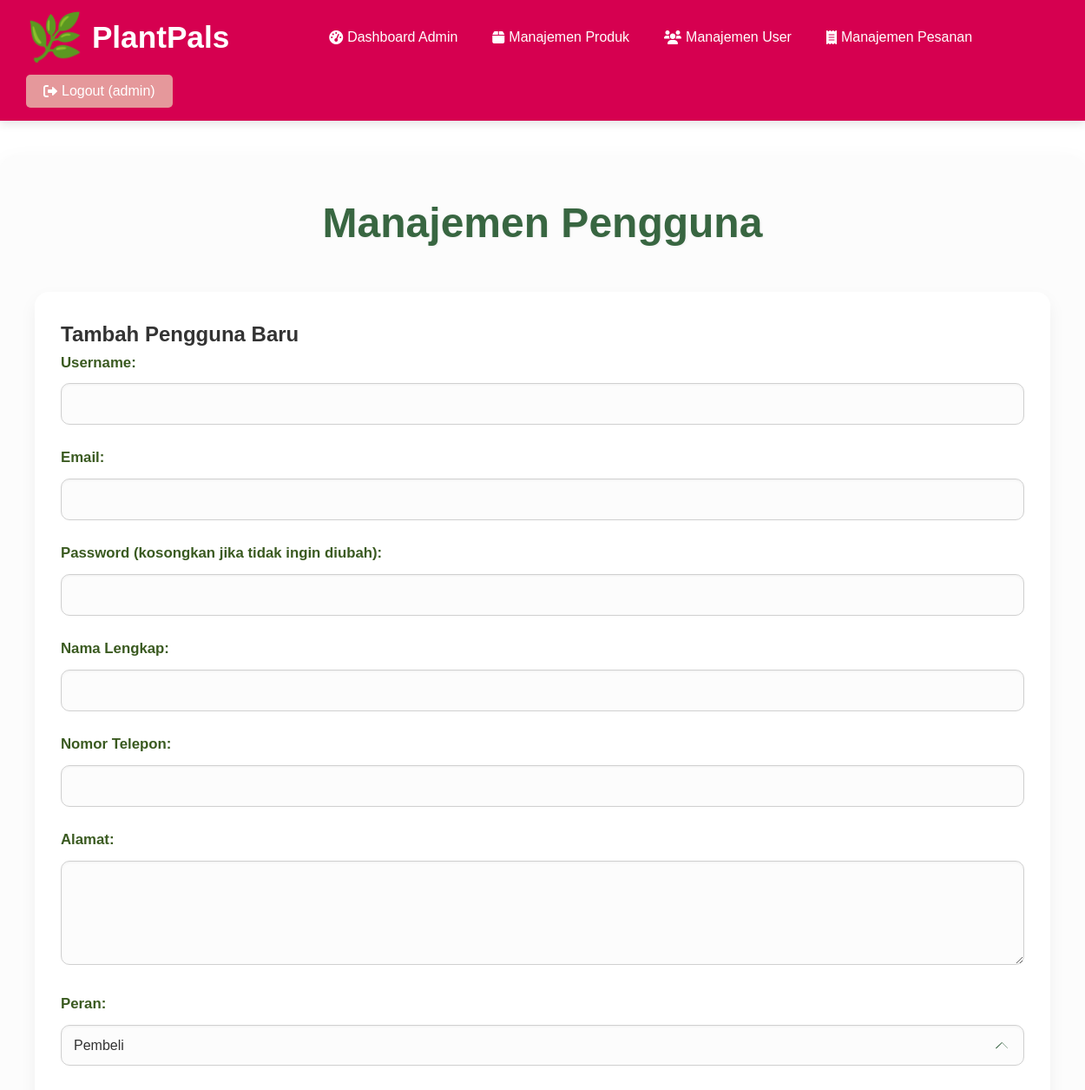
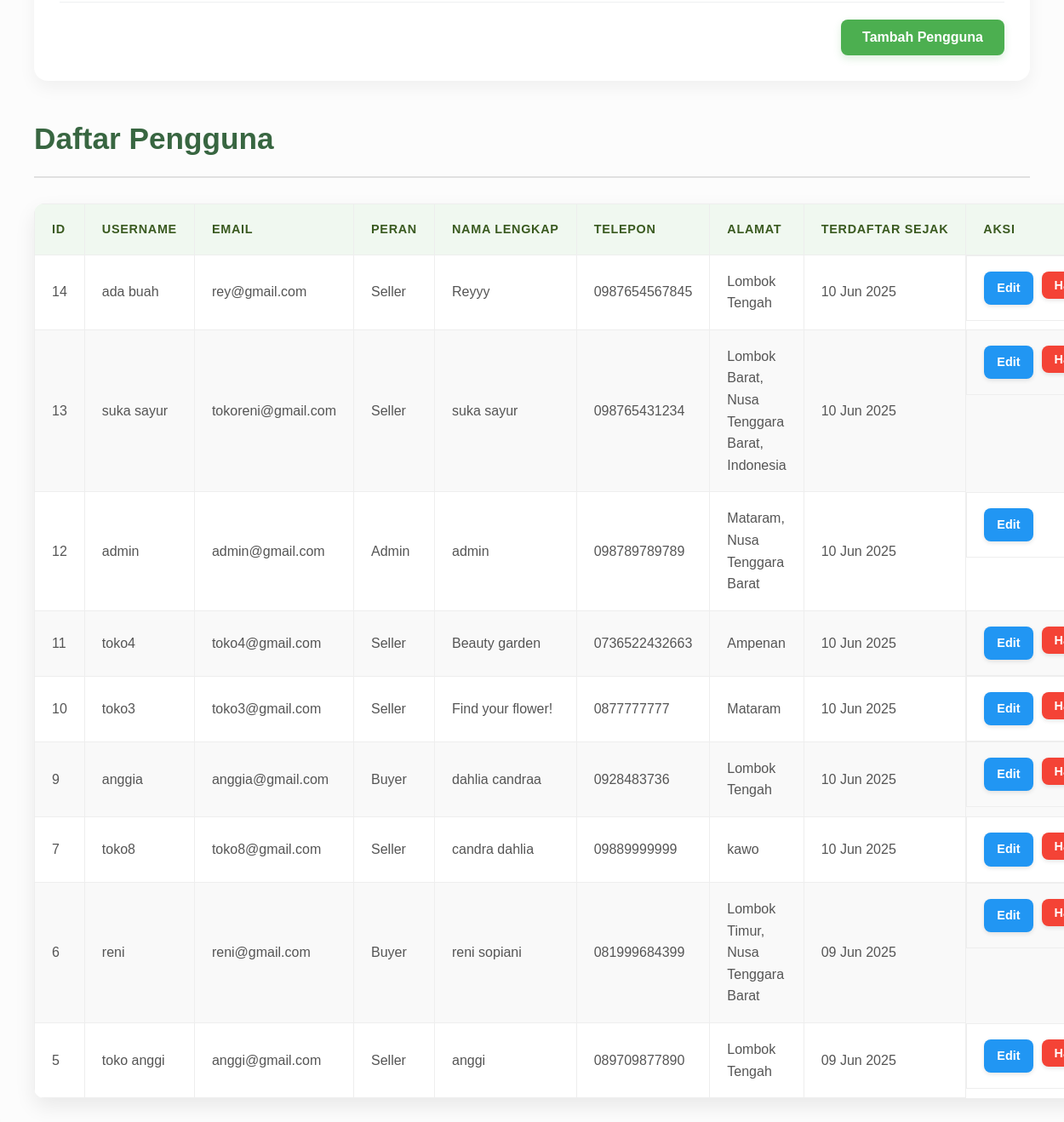
Page /admin/users.php (signed in) on the committed database (2 pictures, top to bottom).
### tables this page shows
CREATE TABLE `users` (
  `id` int(11) NOT NULL,
  `username` varchar(50) NOT NULL,
  `password` varchar(255) NOT NULL,
  `email` varchar(100) DEFAULT NULL,
  `full_name` varchar(100) DEFAULT NULL,
  `phone_number` varchar(20) DEFAULT NULL,
  `address` text DEFAULT NULL,
  `role` enum('buyer','seller','admin') NOT NULL DEFAULT 'buyer',
  `created_at` timestamp NOT NULL DEFAULT current_timestamp()
);

### admin/users.php (the view, shortened to what this page needs)
<?php
require_once ROOT_PATH . 'config.php';
$user_to_edit = null;
$users = [];
$sql = "SELECT id, username, email, role, full_name, phone_number, address, created_at FROM users ORDER BY created_at DESC";
$result = mysqli_query($conn, $sql);
if ($result) {
    while ($row = mysqli_fetch_assoc($result)) {
        $users[] = $row;
    }
}
?>
<!DOCTYPE html>
<html lang="id">
<head>
    <link rel="stylesheet" href="/PlantPals/css/main_styles.css">
    <link rel="stylesheet" href="/PlantPals/css/admin_seller_styles.css">
</head>
<body>
    <?php require_once ROOT_PATH . 'includes' . DIRECTORY_SEPARATOR . 'header.php'; ?>
    <h1>Manajemen Pengguna</h1>
    <div class="user-form-container card-panel">
        <h2><?php echo $user_to_edit ? 'Edit Pengguna' : 'Tambah Pengguna Baru'; ?></h2>
        <form action="users.php" method="post">
            <div class="form-group">
                <label for="username">Username:</label>
                <input type="text" id="username" name="username" value="<?php echo $user_to_edit ? htmlspecialchars($user_to_edit['username']) : ''; ?>" required>
            </div>
            <div class="form-group">
                <label for="email">Email:</label>
                <input type="email" id="email" name="email" value="<?php echo $user_to_edit ? htmlspecialchars($user_to_edit['email']) : ''; ?>" required>
            </div>
            <div class="form-group">
                <label for="password">Password (kosongkan jika tidak ingin diubah):</label>
                <input type="password" id="password" name="password" value="">
            </div>
            <div class="form-group">
                <label for="full_name">Nama Lengkap:</label>
                <input type="text" id="full_name" name="full_name" value="<?php echo $user_to_edit ? htmlspecialchars($user_to_edit['full_name'] ?? '') : ''; ?>">
            </div>
            <div class="form-group">
                <label for="phone_number">Nomor Telepon:</label>
                <input type="text" id="phone_number" name="phone_number" value="<?php echo $user_to_edit ? htmlspecialchars($user_to_edit['phone_number'] ?? '') : ''; ?>">
            </div>
            <div class="form-group">
                <label for="address">Alamat:</label>
                <textarea id="address" name="address"><?php echo $user_to_edit ? htmlspecialchars($user_to_edit['address'] ?? '') : ''; ?></textarea>
            </div>
            <div class="form-group">
                <label for="role">Peran:</label>
                <select id="role" name="role" required>
                    <option value="buyer" <?php echo ($user_to_edit && $user_to_edit['role'] == 'buyer') ? 'selected' : ''; ?>>Pembeli</option>
                </select>
            </div>
            <div class="form-action-btns">
                <button type="submit" class="submit-btn"><?php echo $user_to_edit ? 'Update Pengguna' : 'Tambah Pengguna'; ?></button>
            </div>
        </form>
    </div>
    <div class="section-header">
        <h2>Daftar Pengguna</h2>
    </div>
    <table class="data-table">
        <thead>
            <tr>
                <th>ID</th>
                <th>Username</th>
                <th>Email</th>
                <th>Peran</th>
                <th>Nama Lengkap</th>
                <th>Telepon</th>
                <th>Alamat</th>
                <th>Terdaftar Sejak</th>
                <th>Aksi</th>
            </tr>
        </thead>
        <tbody>
            <?php if (empty($users)): ?>
                <tr><td colspan="9">Belum ada pengguna.</td></tr>
            <?php else: ?>
                <?php foreach ($users as $user): ?>
                <tr>
                    <td><?php echo htmlspecialchars($user['id']); ?></td>
                    <td><?php echo htmlspecialchars($user['username']); ?></td>
                    <td><?php echo htmlspecialchars($user['email']); ?></td>
                    <td><?php echo htmlspecialchars(ucfirst($user['role'])); ?></td>
                    <td><?php echo htmlspecialchars($user['full_name'] ?? 'N/A'); ?></td>
                    <td><?php echo htmlspecialchars($user['phone_number'] ?? 'N/A'); ?></td>
                    <td><?php echo htmlspecialchars($user['address'] ?? 'N/A'); ?></td>
                    <td><?php echo htmlspecialchars(date('d M Y', strtotime($user['created_at']))); ?></td>
                    <td class="action-buttons">
                        <a href="users.php?edit_id=<?php echo htmlspecialchars($user['id']); ?>" class="edit-btn">Edit</a>
                        <?php if ($user['id'] != $_SESSION['id']): ?>
                        <form action="users.php" method="post" style="display:inline-block;">
                            <button type="submit" class="delete-btn" onclick="return confirm('Yakin ingin menghapus pengguna ini?');">Hapus</button>
                        </form>
                        <?php endif; ?>
                    </td>
                </tr>
                <?php endforeach; ?>
            <?php endif; ?>
        </tbody>
    </table>
<?php require_once ROOT_PATH . 'includes' . DIRECTORY_SEPARATOR . 'footer.php'; ?>

### CSS/main_styles.css (style rules this page uses)
* { box-sizing: border-box; margin: 0; padding: 0; }
body { font-family: 'Poppins', sans-serif; line-height: 1.6; background: linear-gradient(to right, #FFFF); color: #333; min-height: 100vh; display: flex; flex-direction: column; }
h1, h2, h3, h4, h5, h6, .section-heading, .section-sub-title { font-family: 'Montserrat', sans-serif; }
a { color: #D60050; text-decoration: none; transition: color 0.3s ease; }
.card-panel { background: #fff; padding: 30px; border-radius: 12px; box-shadow: 0 5px 15px rgba(0,0,0,0.1); }

### CSS/admin_seller_styles.css (style rules this page uses)
.main-content h1 { font-size: 3rem; margin-bottom: 40px; text-align: center; color: #386641; font-weight: 700; text-shadow: 1px 1px 3px rgba(0,0,0,0.05); }
.section-header { display: flex; justify-content: space-between; align-items: center; margin-bottom: 30px; padding-bottom: 15px; border-bottom: 2px solid #e0e0e0; }
.section-header h2 { font-size: 2.2rem; color: #386641; font-weight: 600; }
.card-panel { background: #ffffff; border-radius: 16px; box-shadow: 0 8px 20px rgba(0,0,0,0.05); padding: 30px; margin-bottom: 40px; }
.form-group { margin-bottom: 25px; }
.form-group label { display: block; margin-bottom: 10px; font-weight: 600; color: #3a5a20; font-size: 1.05rem; }
.form-group input[type="text"], .form-group input[type="email"], .form-group input[type="password"], .form-group input[type="number"], .form-group textarea, .form-group select { width: 100%; padding: 14px; border: 1px solid #d0d0d0; border-radius: 10px; font-size: 1rem; color: #333; background-color: #fcfcfc; transition: border-color 0.3s ease, box-shadow 0.2s ease; box-shadow: inset 0 1px 3px rgba(0,0,0,0.05); }
.form-group textarea { min-height: 120px; resize: vertical; }
.form-group select { appearance: none; -webkit-appearance: none; -moz-appearance: none; background-repeat: no-repeat; background-position: right 18px top 50%; background-size: 14px auto; padding-right: 45px; }
.form-action-btns { text-align: right; padding-top: 20px; border-top: 1px solid #eef0f2; margin-top: 30px; }
.form-action-btns button, .form-action-btns a.btn-link { padding: 12px 25px; border: none; border-radius: 8px; font-weight: 600; font-size: 1rem; cursor: pointer; transition: background-color 0.3s ease, transform 0.2s ease, box-shadow 0.2s ease; display: inline-flex; align-items: center; gap: 8px; margin-left: 15px; }
.form-action-btns .submit-btn { background-color: #4CAF50; color: white; box-shadow: 0 4px 10px rgba(76, 175, 80, 0.2); }
.data-table { width: 100%; border-collapse: collapse; margin-top: 20px; background: #fff; border-radius: 12px; overflow: hidden; box-shadow: 0 10px 25px rgba(0,0,0,0.08); }
.data-table th, .data-table td { border: 1px solid #eee; padding: 18px 20px; text-align: left; font-size: 1rem; vertical-align: middle; }
.data-table th { background-color: #f0f8f0; font-weight: 700; color: #3a5a20; white-space: nowrap; text-transform: uppercase; font-size: 0.9rem; letter-spacing: 0.05em; }
.data-table tr:nth-child(even) { background-color: #f9f9f9; }
.data-table tbody td { color: #555; }
.data-table .action-buttons { display: flex; gap: 10px; white-space: nowrap; }
.data-table .action-buttons a, .data-table .action-buttons button { padding: 8px 15px; border-radius: 8px; font-size: 0.9rem; cursor: pointer; border: none; font-weight: 600; text-decoration: none; transition: background-color 0.3s ease, transform 0.2s ease, box-shadow 0.2s ease; box-shadow: 0 2px 5px rgba(0,0,0,0.1); display: inline-flex; align-items: center; gap: 5px; }
.data-table .edit-btn { background-color: #2196F3; color: white; }
.data-table .delete-btn { background-color: #f44336; color: white; }

### rows in the picture
users: id "14", username "ada buah", email "rey@gmail.com", role "Seller", full_name "Reyyy", phone_number "0987654567845", address "Lombok Tengah", created_at "10 Jun 2025"
users: id "13", username "suka sayur", email "tokoreni@gmail.com", role "Seller", full_name "suka sayur", phone_number "098765431234", address "Lombok Barat, Nusa Tenggara Barat, Indonesia", created_at "10 Jun 2025"
users: id "12", username "admin", email "admin@gmail.com", role "Admin", full_name "admin", phone_number "098789789789", address "Mataram, Nusa Tenggara Barat", created_at "10 Jun 2025"
users: id "11", username "toko4", email "toko4@gmail.com", role "Seller", full_name "Beauty garden", phone_number "0736522432663", address "Ampenan", created_at "10 Jun 2025"
users: id "10", username "toko3", email "toko3@gmail.com", role "Seller", full_name "Find your flower!", phone_number "0877777777", address "Mataram", created_at "10 Jun 2025"
users: id "9", username "anggia", email "anggia@gmail.com", role "Buyer", full_name "dahlia candraa", phone_number "0928483736", address "Lombok Tengah", created_at "10 Jun 2025"
users: id "7", username "toko8", email "toko8@gmail.com", role "Seller", full_name "candra dahlia", phone_number "09889999999", address "kawo", created_at "10 Jun 2025"
users: id "6", username "reni", email "reni@gmail.com", role "Buyer", full_name "reni sopiani", phone_number "081999684399", address "Lombok Timur, Nusa Tenggara Barat", created_at "09 Jun 2025"
users: id "5", username "toko anggi", email "anggi@gmail.com", role "Seller", full_name "anggi", phone_number "089709877890", address "Lombok Tengah", created_at "09 Jun 2025"

### other values in the picture
$current_username "admin"
